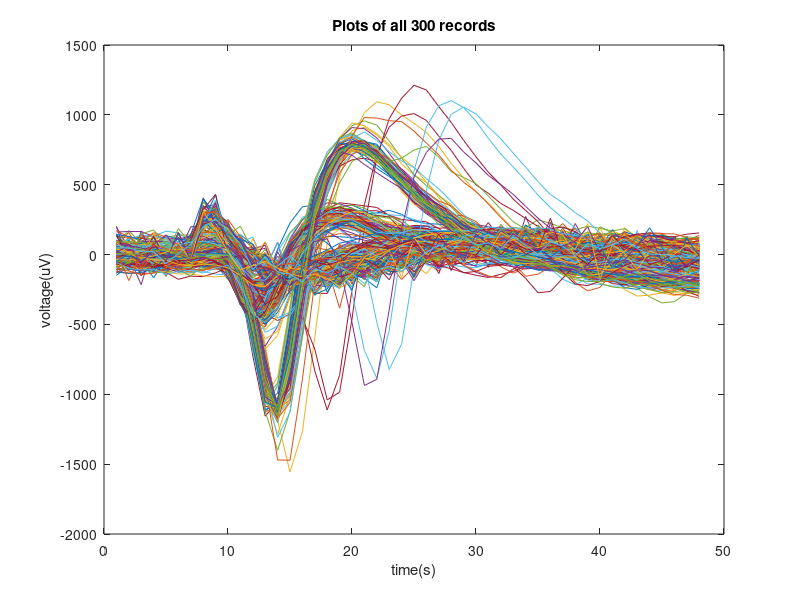
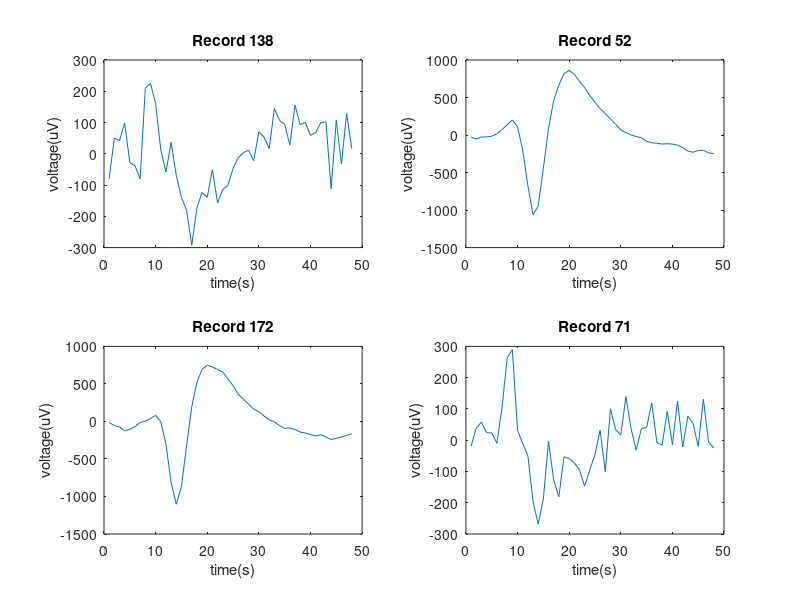

Here is the MATLAB script that generated these plots, in order: (Note: this script raises an error after producing the figures.)
%% BME6717 Dataset 2 Spike Sorting with SVD

%% IMPORTING DATA

SpikeData = importdata('NeuronData.mat');

%% PLOTTING
%%
%all records from raw data
figure(1)
plot(SpikeData')
xlabel('time(s)')
ylabel('voltage(uV)')
title('Plots of all 300 records')
%%
%plots of 6 random records of electrode recording
figure(2)
selection=randi(300,1,4);
for i=1:length(selection)
    hold on
    j=selection(i);
    subplot(2,2,i)
    plot(SpikeData(j,:))
    xlabel('time(s)')
    ylabel('voltage(uV)')
    title(['Record ' num2str(j)])
end
sgtitle('Plots of 4 random records of electrode recordings')
%% NOISE REMOVAL - PCA

%computing PCA
[coeff, score, ~,...
    ~, explained,mu] = pca(SpikeData);
%mu - column means
%explained varainces by each principal component
%%
%bar plot explained variance from data
figure(3)
subplot(211)
bar(explained)
xlabel('Prinicpal Component')
ylabel('percentage variance eplained')
title('Explained variances of each Principal Component')

subplot(212)
b=bar(explained(1:10));
xlabel('Prinicpal Component')
ylabel('percentage variance eplained')
title('Explained variances of first 10 Principal Components')
xtips1 = b.XEndPoints;
ytips1 = b.YEndPoints;
labels1 = string(b.YData);
text(xtips1,ytips1,labels1,'HorizontalAlignment','center',...
    'VerticalAlignment','bottom')

%%
%Reconstructing from first 1-4 Principal Components
for n=1:4
    SpikeData_new{n} = score(:,1:n) * coeff(:,1:n)' + mu;
end

%%
% Plotting 4 random signals for each reconstructed dataset
figure(2)
for n=1:4
    SpikeData_0=SpikeData_new{n};
    for i=1:length(selection)
        hold on
        j=selection(i);
        subplot(2,2,i)
        plot(SpikeData_0(j,:))
        xlabel('time(s)')
        ylabel('voltage(uV)')
        title(['Record ' num2str(j)])
    end
end
sgtitle('Plots of 4 random records of electrode recordings')
legend('Original signal','1 PC','2 PC','3 PC','4 PC')
%%
% Plotting reconstructed dataset
figure(4)
plot(SpikeData_new{2}')
xlabel('time(s)')
ylabel('voltage(uV)')
title('Plots of all 300 records')
subtitle('after Singular Value Decomposition with 2 PC')
%%
% Visualizing Clusters
for n=1:4
    SpikeData_0=SpikeData_new{n};
    [coeff, score, latent,...
        tsquared, explained,mu] = pca(SpikeData_0);
    id=kmeans(SpikeData_0,3);

    figure(5)
    sgtitle("Neuron Clusters For All 300 Records")

    subplot(2,2,n)
    hold on
    plot(SpikeData_0(id==1,:)','r')
    plot(mean(SpikeData_0(id==1,:),1),'k',"LineWidth",1.8)
    plot(SpikeData_0(id==2,:)','g')
    plot(mean(SpikeData_0(id==2,:),1),'k',"LineWidth",1.8)
    plot(SpikeData_0(id==3,:)','b')
    plot(mean(SpikeData_0(id==3,:),1),'k',"LineWidth",1.8)

    title(['All Records Using ' ,num2str(n),' Principal Components'])
    xlabel('time(s)')
    ylabel('voltage(uV)')

    figure(6)
    sgtitle("PC 1 vs PC 2 for Reconstructed Dataset")
    subplot(2,2,n)
    gscatter(score(:,1),score(:,2),id)
    xlabel('PC 1'); ylabel('PC 2')
    title(['Using ',num2str(n),' Principal Components'])
    lgnd = legend("1","2","3"); title(lgnd,"Neuron");
end